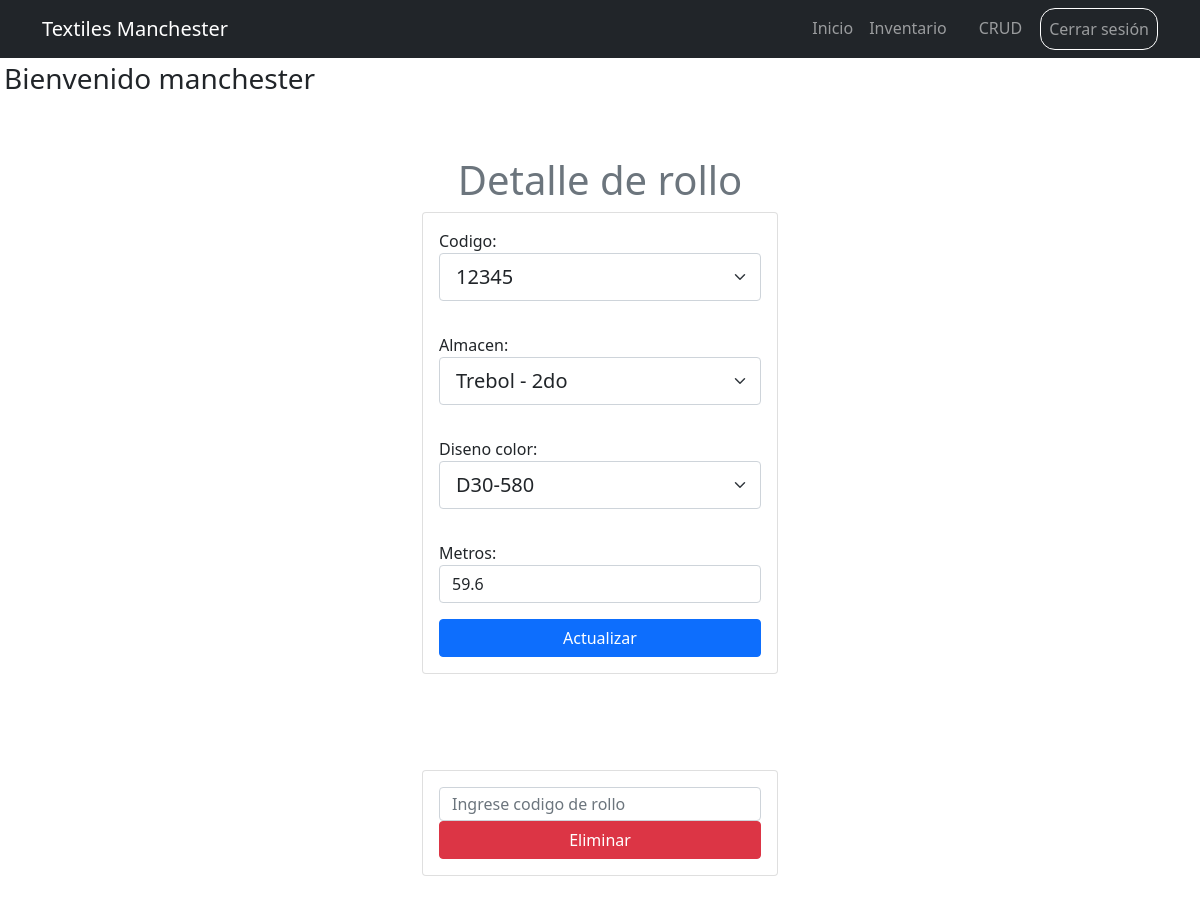
Page /inventario/2/ (signed in) on the committed database.
### inventory/models.py (models this page shows, shortened)
class Rollos(models.Model):
    codigo = models.CharField(unique=True, max_length=20)
    almacen = models.ForeignKey(Almacen, on_delete=models.CASCADE)
    diseno_color = models.ForeignKey(Diseno_Color, on_delete=models.CASCADE)
    metros = models.CharField(max_length=10)
    created = models.DateTimeField(auto_now_add=True)
    user  = models.ForeignKey(User, on_delete=models.CASCADE)

### inventory/views.py (the view, shortened to what this page needs)
# urls.py: path('inventario/<int:rollo_id>/', views.rollo_detail, name='rollo_detail'),
@login_required
def rollo_detail(request, rollo_id):
    if request.method == 'GET':
        rollos = get_object_or_404(Rollos, pk=rollo_id)
        form = RollosForm(instance=rollos)
        return render(request, 'rollo_detail.html', {
            'rollos': rollos,
            'form': form})

### inventory/forms.py
class RollosForm(forms.ModelForm):
    class Meta:
        model = Rollos
        fields = ['codigo','almacen', 'diseno_color','metros']
        widgets = {
            'codigo': forms.TextInput(attrs={'class': 'form-select form-select-lg mb-3', 'placeholder': 'Ingrese codigo'}),
            'almacen': forms.Select(attrs={'class': 'form-select form-select-lg mb-3', 'placeholder': 'Seleccione almacen'}),
            'diseno_color': forms.Select(attrs={'class': 'form-select form-select-lg mb-3', 'placeholder': 'Seleccione diseño y color'}),
            'metros': forms.TextInput(attrs={'class': 'form-control', 'placeholder': 'Ingrese metraje'})
        }

### inventory/models.py (called while the page is built)
    def __str__(self):
        return self.name

    def __str__(self):
        return self.name

### inventory/templates/rollo_detail.html (shortened to what this page needs)
{% extends 'base.html' %}
{% block content %}
<main class="container">
    <div class="row">
        <div class="col-md-4 offset-md-4 py-5">
            <h1 class="text-secondary text-center">Detalle de rollo</h1>
            <form method="POST" class="card card-body">
                {{form.as_p}}
                <button class="btn btn-primary">Actualizar</button>
            </form>
        </div>
    </div>
</main>
<main class="container">
    <div class="row">
            <div class="col-md-4 offset-md-4 py-5">
                <form  method="POST" class="card card-body">
                    <input type="text" placeholder="Ingrese codigo de rollo" class="form-control py-1">
                    <button class="btn btn-danger">Eliminar</button>
                </form>
            </div>
    </div>
</main>
{% endblock %}

### inventory/templates/base.html (shortened to what this page needs)
{% load static %}
<!DOCTYPE html>
<html lang="en">
<head>
    <link href="https://cdn.jsdelivr.net/npm/bootstrap@5.0.2/dist/css/bootstrap.min.css" rel="stylesheet">
    <link rel="stylesheet" href="https://cdn.datatables.net/1.13.5/css/dataTables.bootstrap5.min.css">
    <link rel="stylesheet" href="https://cdn.datatables.net/1.13.5/css/jquery.dataTables.min.css">
</head>
<body>
    <nav class="navbar navbar-expand-lg bg-dark navbar-dark">
        <div class="container">
          <a class="navbar-brand" href="/">Textiles Manchester</a>
          <div class="collapse navbar-collapse" id="navbarSupportedContent">
            <ul class="navbar-nav ms-auto">
                <li class="nav-item">
                    <a class="nav-link" href="/">Inicio</a>
                </li>
                {% if user.is_authenticated %}
                <li class="nav-item">
                    <a class="nav-link" href="/pagina/">Inventario</a>
                </li>
                <li class="nav-item">
                    <a class="nav-link" href="/inventario/"></a>
                </li>
                <li class="nav-item">
                    <a class="nav-link" href="/CRUD/">CRUD</a>
                </li>
                <li class="nav-item" style="border: 1px solid white; border-radius: 15px; margin-left: 10px;">
                    <a class="nav-link" href="/logout">Cerrar sesión</a>
                </li>
                {% endif %}
            </ul>
          </div>
        </div>
      </nav>
    {%if user.is_authenticated%}
        <h3 class="p-1">Bienvenido {{user.username}}</h3>
    {%endif%}
    {% block content %}
    {% endblock %}
</body>
</html>

### rows in the picture
Rollos: codigo "12345", almacen "Trebol - 2do", diseno_color "D30-580", metros "59.6"

### other values in the picture
{{ user.username }} "manchester"
